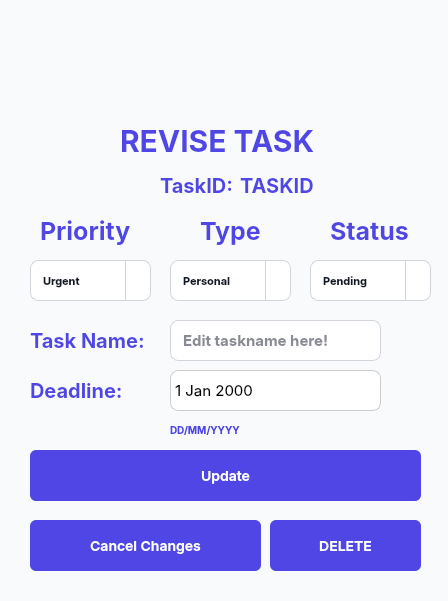
<?xml version="1.0" encoding="UTF-8"?>
<ui version="4.0">
 <class>Dialog</class>
 <widget class="QDialog" name="Dialog">
  <property name="geometry">
   <rect>
    <x>0</x>
    <y>0</y>
    <width>448</width>
    <height>601</height>
   </rect>
  </property>
  <property name="windowTitle">
   <string>Dialog</string>
  </property>
  <property name="styleSheet">
   <string notr="true">/* Entire Dialog */
QDialog {
    background-color: #F9FAFB;
    color: #111827; /* Dark gray, highly readable */
}

/* Labels */
QLabel {
    color: #1F2937; /* Stronger label color */
}

/* Text Fields */
QLineEdit {
    background-color: #FFFFFF;
    border: 1px solid #D1D5DB;
    border-radius: 6px;
    padding: 6px 10px;
    font-size: 14px;
    color: #111827; /* Input text */
}

/* Primary Button */
QPushButton {
    background-color: #4F46E5;
    border: none;
    color: #FFFFFF;
    border-radius: 6px;
    padding: 8px 14px;
    font-size: 14px;
    font-weight: 500;
}
QPushButton:hover {
    background-color: #4338CA;
}
QPushButton:pressed {
    background-color: #3730A3;
}

/* Optional: Secondary Button */
QPushButton#secondaryButton {
    background-color: #E5E7EB;
    color: #1F2937;
}
QPushButton#secondaryButton:hover {
    background-color: #D1D5DB;
}</string>
  </property>
  <widget class="QLabel" name="reviseTaskID">
   <property name="geometry">
    <rect>
     <x>120</x>
     <y>100</y>
     <width>221</width>
     <height>81</height>
    </rect>
   </property>
   <property name="font">
    <font>
     <family>Inter</family>
     <pointsize>-1</pointsize>
     <weight>75</weight>
     <italic>false</italic>
     <bold>true</bold>
    </font>
   </property>
   <property name="styleSheet">
    <string notr="true">color: #4F46E5;
font-size: 30px;
font: bold;
</string>
   </property>
   <property name="text">
    <string>REVISE TASK</string>
   </property>
  </widget>
  <widget class="QPushButton" name="reviseDiscardButton">
   <property name="geometry">
    <rect>
     <x>270</x>
     <y>520</y>
     <width>151</width>
     <height>51</height>
    </rect>
   </property>
   <property name="font">
    <font>
     <family>Inter</family>
     <pointsize>-1</pointsize>
     <weight>62</weight>
     <bold>true</bold>
    </font>
   </property>
   <property name="text">
    <string>DELETE</string>
   </property>
  </widget>
  <widget class="QPushButton" name="reviseUpdateButton">
   <property name="geometry">
    <rect>
     <x>30</x>
     <y>450</y>
     <width>391</width>
     <height>51</height>
    </rect>
   </property>
   <property name="font">
    <font>
     <family>Inter</family>
     <pointsize>-1</pointsize>
     <weight>62</weight>
     <bold>true</bold>
    </font>
   </property>
   <property name="text">
    <string>Update</string>
   </property>
  </widget>
  <widget class="QLabel" name="label_2">
   <property name="geometry">
    <rect>
     <x>160</x>
     <y>170</y>
     <width>151</width>
     <height>31</height>
    </rect>
   </property>
   <property name="font">
    <font>
     <family>Inter</family>
     <pointsize>-1</pointsize>
     <weight>75</weight>
     <italic>false</italic>
     <bold>true</bold>
    </font>
   </property>
   <property name="styleSheet">
    <string notr="true">color: #4F46E5;
font-size: 20px;
font: bold;
</string>
   </property>
   <property name="text">
    <string>TaskID: </string>
   </property>
  </widget>
  <widget class="QLabel" name="reviseTaskId">
   <property name="geometry">
    <rect>
     <x>240</x>
     <y>170</y>
     <width>81</width>
     <height>31</height>
    </rect>
   </property>
   <property name="font">
    <font>
     <family>Inter</family>
     <pointsize>-1</pointsize>
     <weight>75</weight>
     <italic>false</italic>
     <bold>true</bold>
    </font>
   </property>
   <property name="styleSheet">
    <string notr="true">color: #4F46E5;
font-size: 20px;
font: bold;
</string>
   </property>
   <property name="text">
    <string>TASKID</string>
   </property>
  </widget>
  <widget class="QLabel" name="label_4">
   <property name="geometry">
    <rect>
     <x>30</x>
     <y>320</y>
     <width>191</width>
     <height>41</height>
    </rect>
   </property>
   <property name="font">
    <font>
     <family>Inter</family>
     <pointsize>-1</pointsize>
     <weight>75</weight>
     <italic>false</italic>
     <bold>true</bold>
    </font>
   </property>
   <property name="styleSheet">
    <string notr="true">color: #4F46E5;
font-size: 20px;
font: bold;
</string>
   </property>
   <property name="text">
    <string>Task Name:</string>
   </property>
  </widget>
  <widget class="QLineEdit" name="reviseNameBox">
   <property name="geometry">
    <rect>
     <x>170</x>
     <y>320</y>
     <width>211</width>
     <height>41</height>
    </rect>
   </property>
   <property name="font">
    <font>
     <family>Inter</family>
     <pointsize>-1</pointsize>
     <weight>75</weight>
     <italic>false</italic>
     <bold>true</bold>
    </font>
   </property>
   <property name="styleSheet">
    <string notr="true">QLineEdit{
	border-radius: 8px;
	font-size: 15px;
	font: bold;
}</string>
   </property>
   <property name="placeholderText">
    <string>Edit taskname here!</string>
   </property>
  </widget>
  <widget class="QLabel" name="label_5">
   <property name="geometry">
    <rect>
     <x>200</x>
     <y>210</y>
     <width>81</width>
     <height>41</height>
    </rect>
   </property>
   <property name="font">
    <font>
     <family>Inter</family>
     <pointsize>-1</pointsize>
     <weight>75</weight>
     <italic>false</italic>
     <bold>true</bold>
    </font>
   </property>
   <property name="styleSheet">
    <string notr="true">color: #4F46E5;
font-size: 25px;
font: bold;
</string>
   </property>
   <property name="text">
    <string>Type</string>
   </property>
  </widget>
  <widget class="QLabel" name="label_6">
   <property name="geometry">
    <rect>
     <x>40</x>
     <y>210</y>
     <width>101</width>
     <height>41</height>
    </rect>
   </property>
   <property name="font">
    <font>
     <family>Inter</family>
     <pointsize>-1</pointsize>
     <weight>75</weight>
     <italic>false</italic>
     <bold>true</bold>
    </font>
   </property>
   <property name="styleSheet">
    <string notr="true">color: #4F46E5;
font-size: 25px;
font: bold;
</string>
   </property>
   <property name="text">
    <string>Priority</string>
   </property>
  </widget>
  <widget class="QComboBox" name="revisePriorityBox">
   <property name="geometry">
    <rect>
     <x>30</x>
     <y>260</y>
     <width>121</width>
     <height>41</height>
    </rect>
   </property>
   <property name="font">
    <font>
     <family>Inter</family>
     <pointsize>-1</pointsize>
     <weight>75</weight>
     <italic>false</italic>
     <bold>true</bold>
    </font>
   </property>
   <property name="styleSheet">
    <string notr="true">QComboBox {
    border: 1px solid #D1D5DB;
    border-radius: 8px;
    padding: 6px 12px;
    background-color: #FFFFFF;
    font-family: 'Inter';
    font-size: 11px;
    color: #111827;
	font: bold;
}

QComboBox::drop-down {
    subcontrol-origin: padding;
    subcontrol-position: top right;
    width: 24px;
    border-left: 1px solid #D1D5DB;
}

QComboBox::down-arrow {
    image: url(&quot;C:/Users/Admin/Desktop/CC15---ELISTA/UserInterface/arrow-down.png&quot;);
    width: 12px;
    height: 12px;
}</string>
   </property>
   <item>
    <property name="text">
     <string>Urgent</string>
    </property>
   </item>
   <item>
    <property name="text">
     <string>High</string>
    </property>
   </item>
   <item>
    <property name="text">
     <string>Average</string>
    </property>
   </item>
   <item>
    <property name="text">
     <string>Low</string>
    </property>
   </item>
   <item>
    <property name="text">
     <string>Optional</string>
    </property>
   </item>
  </widget>
  <widget class="QComboBox" name="reviseTypeBox">
   <property name="geometry">
    <rect>
     <x>170</x>
     <y>260</y>
     <width>121</width>
     <height>41</height>
    </rect>
   </property>
   <property name="font">
    <font>
     <family>Inter</family>
     <pointsize>-1</pointsize>
     <weight>75</weight>
     <italic>false</italic>
     <bold>true</bold>
    </font>
   </property>
   <property name="styleSheet">
    <string notr="true">QComboBox {
    border: 1px solid #D1D5DB;
    border-radius: 8px;
    padding: 6px 12px;
    background-color: #FFFFFF;
    font-family: 'Inter';
    font-size: 11px;
    color: #111827;
	font: bold;
}

QComboBox::drop-down {
    subcontrol-origin: padding;
    subcontrol-position: top right;
    width: 24px;
    border-left: 1px solid #D1D5DB;
}

QComboBox::down-arrow {
    image: url(&quot;C:/Users/Admin/Desktop/CC15---ELISTA/UserInterface/arrow-down.png&quot;);
    width: 12px;
    height: 12px;
}</string>
   </property>
   <item>
    <property name="text">
     <string>Personal</string>
    </property>
   </item>
   <item>
    <property name="text">
     <string>Academic</string>
    </property>
   </item>
   <item>
    <property name="text">
     <string>Miscellaneous</string>
    </property>
   </item>
  </widget>
  <widget class="QPushButton" name="reviseCancelButton">
   <property name="geometry">
    <rect>
     <x>30</x>
     <y>520</y>
     <width>231</width>
     <height>51</height>
    </rect>
   </property>
   <property name="font">
    <font>
     <family>Inter</family>
     <pointsize>-1</pointsize>
     <weight>62</weight>
     <bold>true</bold>
    </font>
   </property>
   <property name="text">
    <string>Cancel Changes</string>
   </property>
  </widget>
  <widget class="QLabel" name="label_7">
   <property name="geometry">
    <rect>
     <x>330</x>
     <y>210</y>
     <width>91</width>
     <height>41</height>
    </rect>
   </property>
   <property name="font">
    <font>
     <family>Inter</family>
     <pointsize>-1</pointsize>
     <weight>75</weight>
     <italic>false</italic>
     <bold>true</bold>
    </font>
   </property>
   <property name="styleSheet">
    <string notr="true">color: #4F46E5;
font-size: 25px;
font: bold;
</string>
   </property>
   <property name="text">
    <string>Status</string>
   </property>
  </widget>
  <widget class="QComboBox" name="reviseStatusBox">
   <property name="geometry">
    <rect>
     <x>310</x>
     <y>260</y>
     <width>121</width>
     <height>41</height>
    </rect>
   </property>
   <property name="font">
    <font>
     <family>Inter</family>
     <pointsize>-1</pointsize>
     <weight>75</weight>
     <italic>false</italic>
     <bold>true</bold>
    </font>
   </property>
   <property name="styleSheet">
    <string notr="true">QComboBox {
    border: 1px solid #D1D5DB;
    border-radius: 8px;
    padding: 6px 12px;
    background-color: #FFFFFF;
    font-family: 'Inter';
    font-size: 11px;
    color: #111827;
	font: bold;
}

QComboBox::drop-down {
    subcontrol-origin: padding;
    subcontrol-position: top right;
    width: 24px;
    border-left: 1px solid #D1D5DB;
}

QComboBox::down-arrow {
    image: url(&quot;C:/Users/Admin/Desktop/CC15---ELISTA/UserInterface/arrow-down.png&quot;);
    width: 12px;
    height: 12px;
}</string>
   </property>
   <item>
    <property name="text">
     <string>Pending</string>
    </property>
   </item>
   <item>
    <property name="text">
     <string>In Progress</string>
    </property>
   </item>
   <item>
    <property name="text">
     <string>Concluding</string>
    </property>
   </item>
   <item>
    <property name="text">
     <string>Completed</string>
    </property>
   </item>
  </widget>
  <widget class="QDateEdit" name="reviseDeadlineBox">
   <property name="geometry">
    <rect>
     <x>170</x>
     <y>370</y>
     <width>211</width>
     <height>41</height>
    </rect>
   </property>
   <property name="font">
    <font>
     <family>Inter</family>
     <pointsize>-1</pointsize>
    </font>
   </property>
   <property name="styleSheet">
    <string notr="true">QDateEdit {
    font-size: 15px; /* Set font size */
    border-radius: 8px; /* Apply rounded borders */
    padding: 2px; /* Add padding to ensure the text inside doesn’t touch the borders */
    border: 1px solid #ccc; /* Optional: Add a border around the widget */
}

QDateEdit::up-button:hover{
    border: 1px solid #4F46E5;
    background: transparent;
}

QDateEdit::down-button:hover{
    border: 1px solid #4F46E5;
    background: transparent;
}

QDateEdit::up-button:pressed{
    border: 1px solid #4F46E5;
    background-color: #4F46E5;
}

QDateEdit::down-button:pressed{
    border: 1px solid #4F46E5;
    background-color: #4F46E5;
}

QDateEdit::up-button {
    border: none;
}

QDateEdit::down-button {
    border: none;
}

QDateEdit::up-arrow {
    image: url(&quot;C:/Users/ADMIN/Desktop/CC15---ELISTA/UserInterface/arrow-up.png&quot;);
    width: 12px;
    height: 12px;
}

QDateEdit::down-arrow {
    image: url(&quot;C:/Users/Admin/Desktop/CC15---ELISTA/UserInterface/arrow-down.png&quot;);
    width: 12px;
    height: 12px;
}

</string>
   </property>
   <property name="buttonSymbols">
    <enum>QAbstractSpinBox::UpDownArrows</enum>
   </property>
  </widget>
  <widget class="QLabel" name="label_8">
   <property name="geometry">
    <rect>
     <x>30</x>
     <y>370</y>
     <width>101</width>
     <height>41</height>
    </rect>
   </property>
   <property name="font">
    <font>
     <family>Inter</family>
     <pointsize>-1</pointsize>
     <weight>75</weight>
     <italic>false</italic>
     <bold>true</bold>
    </font>
   </property>
   <property name="styleSheet">
    <string notr="true">color: #4F46E5;
font-size: 20px;
font: bold;</string>
   </property>
   <property name="text">
    <string>Deadline:</string>
   </property>
  </widget>
  <widget class="QLabel" name="label_9">
   <property name="geometry">
    <rect>
     <x>170</x>
     <y>420</y>
     <width>121</width>
     <height>20</height>
    </rect>
   </property>
   <property name="font">
    <font>
     <family>Inter</family>
     <pointsize>-1</pointsize>
     <weight>75</weight>
     <italic>false</italic>
     <bold>true</bold>
    </font>
   </property>
   <property name="styleSheet">
    <string notr="true">color: #4F46E5;
font-size: 10px;
font: bold;
</string>
   </property>
   <property name="text">
    <string>DD/MM/YYYY</string>
   </property>
  </widget>
  <widget class="QLabel" name="label">
   <property name="geometry">
    <rect>
     <x>-70</x>
     <y>290</y>
     <width>591</width>
     <height>521</height>
    </rect>
   </property>
   <property name="text">
    <string/>
   </property>
   <property name="pixmap">
    <pixmap>—Pngtree—blue dot lines abstract background_15840593.png</pixmap>
   </property>
   <property name="scaledContents">
    <bool>true</bool>
   </property>
  </widget>
  <widget class="QLabel" name="label_3">
   <property name="geometry">
    <rect>
     <x>120</x>
     <y>-10</y>
     <width>221</width>
     <height>191</height>
    </rect>
   </property>
   <property name="text">
    <string/>
   </property>
   <property name="pixmap">
    <pixmap>logonew.png</pixmap>
   </property>
   <property name="scaledContents">
    <bool>true</bool>
   </property>
  </widget>
  <widget class="QLabel" name="label_10">
   <property name="geometry">
    <rect>
     <x>-40</x>
     <y>120</y>
     <width>571</width>
     <height>471</height>
    </rect>
   </property>
   <property name="text">
    <string/>
   </property>
   <property name="pixmap">
    <pixmap>bg.png</pixmap>
   </property>
   <property name="scaledContents">
    <bool>true</bool>
   </property>
  </widget>
  <widget class="QLabel" name="label_11">
   <property name="geometry">
    <rect>
     <x>-10</x>
     <y>-10</y>
     <width>481</width>
     <height>621</height>
    </rect>
   </property>
   <property name="text">
    <string/>
   </property>
   <property name="pixmap">
    <pixmap>../Assets/mainBackground.jpg</pixmap>
   </property>
   <property name="scaledContents">
    <bool>true</bool>
   </property>
  </widget>
  <zorder>label_11</zorder>
  <zorder>label_10</zorder>
  <zorder>label</zorder>
  <zorder>revisePriorityBox</zorder>
  <zorder>reviseTypeBox</zorder>
  <zorder>reviseStatusBox</zorder>
  <zorder>reviseTaskId</zorder>
  <zorder>label_2</zorder>
  <zorder>label_6</zorder>
  <zorder>label_7</zorder>
  <zorder>label_5</zorder>
  <zorder>label_4</zorder>
  <zorder>reviseNameBox</zorder>
  <zorder>label_8</zorder>
  <zorder>reviseDeadlineBox</zorder>
  <zorder>label_9</zorder>
  <zorder>reviseUpdateButton</zorder>
  <zorder>reviseCancelButton</zorder>
  <zorder>reviseDiscardButton</zorder>
  <zorder>reviseTaskID</zorder>
  <zorder>label_3</zorder>
 </widget>
 <resources/>
 <connections/>
</ui>
